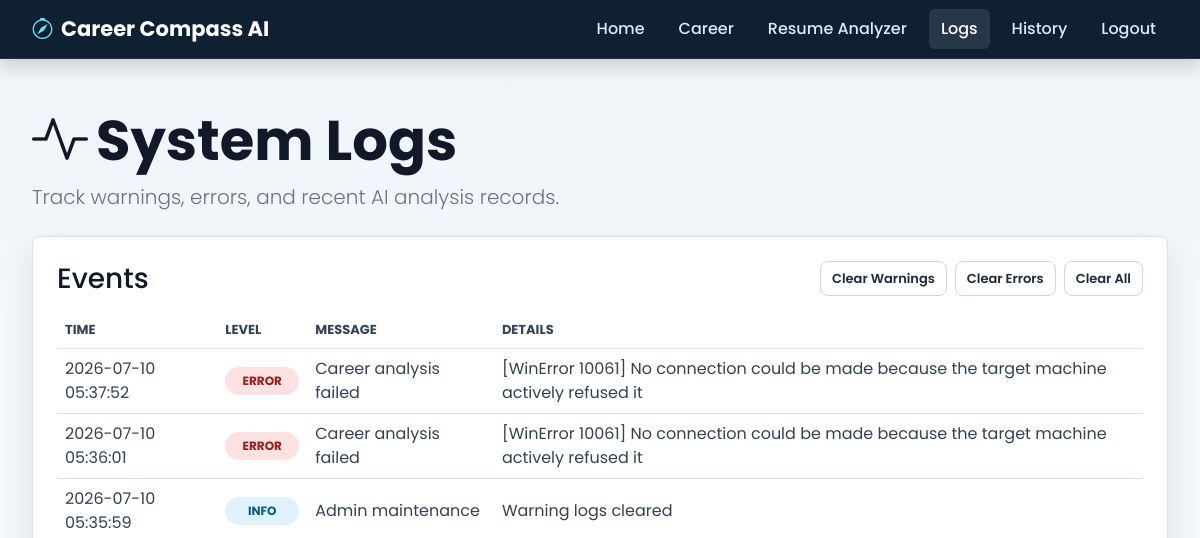
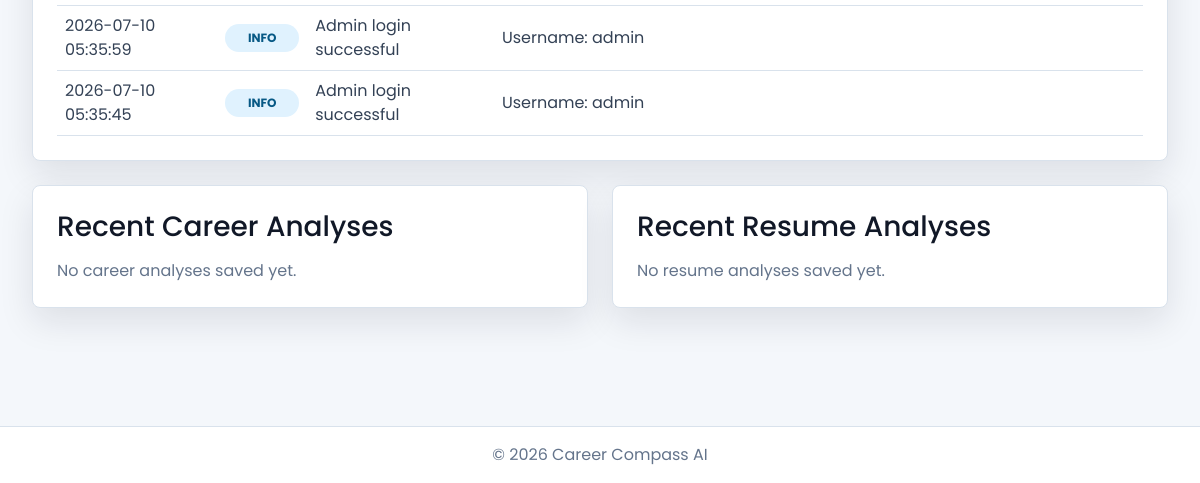
/admin/logs (signed in), run on an earlier commit of the app's database (2 pictures, top to bottom).
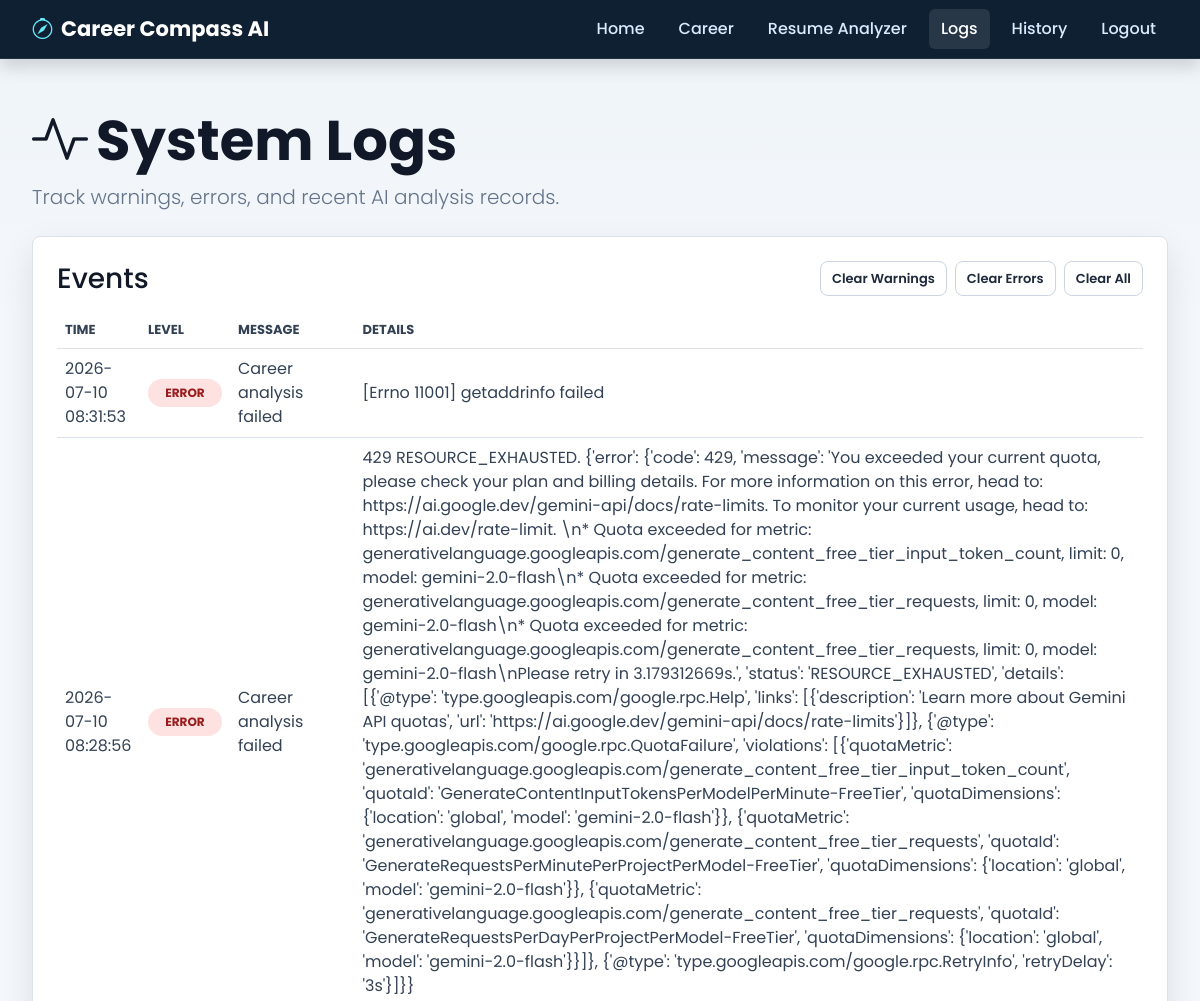
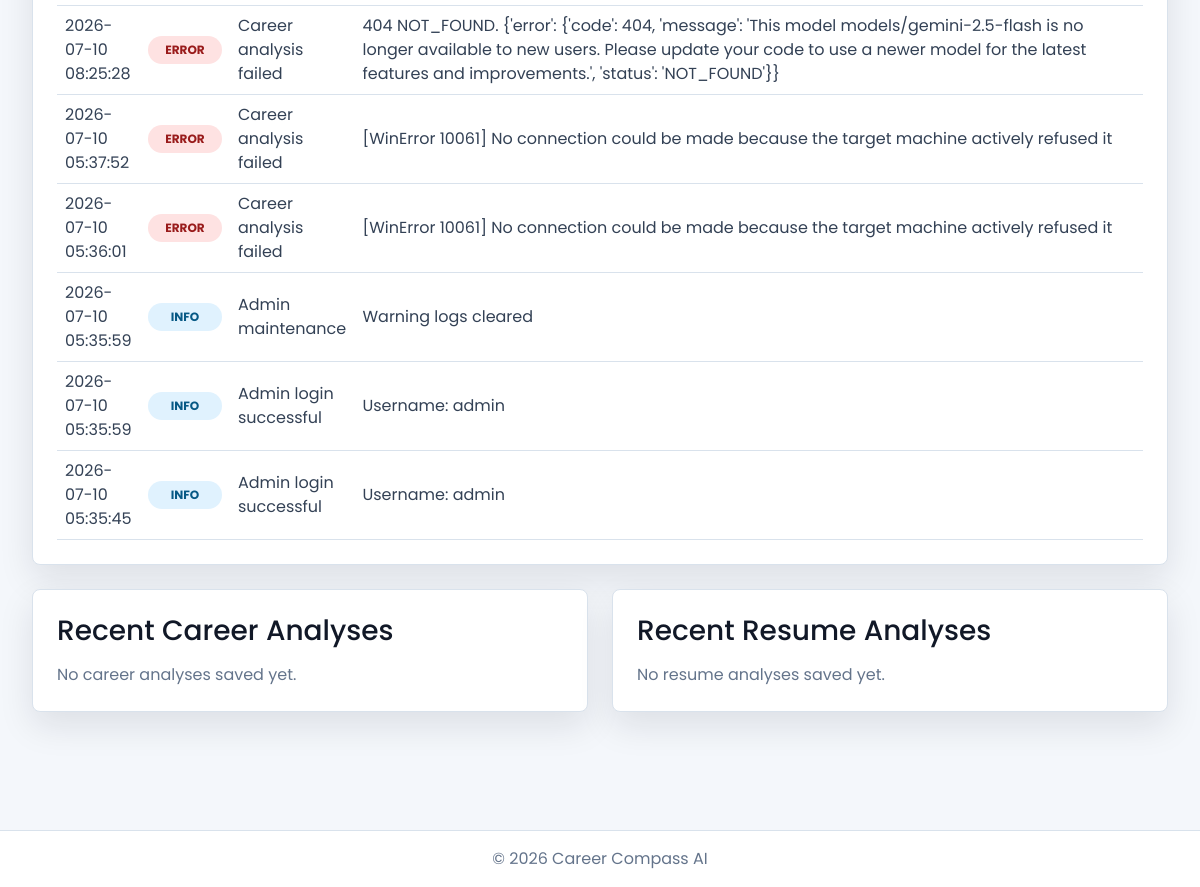
And on a later commit of the database (2 pictures, top to bottom).
### tables this page shows
CREATE TABLE app_events (
                id INTEGER PRIMARY KEY AUTOINCREMENT,
                level TEXT NOT NULL,
                message TEXT NOT NULL,
                details TEXT,
                created_at TEXT NOT NULL
            );

### app.py (the view)
@app.route("/admin/logs")
@admin_required
def admin_logs():
    with get_db_connection() as connection:
        events = connection.execute(
            "SELECT * FROM app_events ORDER BY id DESC LIMIT 100"
        ).fetchall()
        career_analyses = connection.execute(
            "SELECT * FROM career_analyses ORDER BY id DESC LIMIT 20"
        ).fetchall()
        resume_analyses = connection.execute(
            "SELECT * FROM resume_analyses ORDER BY id DESC LIMIT 20"
        ).fetchall()
    return render_template(
        "admin_logs.html",
        events=events,
        career_analyses=career_analyses,
        resume_analyses=resume_analyses
    )

### app.py (called while the page is built)
def admin_required(view):
    @wraps(view)
    def wrapped_view(*args, **kwargs):
        if not session.get("admin_logged_in"):
            return redirect(url_for("admin_login", next=request.path))
        return view(*args, **kwargs)
    return wrapped_view

def get_db_connection():
    connection = sqlite3.connect(DATABASE_PATH)
    connection.row_factory = sqlite3.Row
    return connection

### templates/admin_logs.html (shortened to what this page needs)
<!DOCTYPE html>
<html lang="en">
<head>
    <link href="https://cdn.jsdelivr.net/npm/bootstrap@5.3.7/dist/css/bootstrap.min.css" rel="stylesheet">
    <link rel="stylesheet" href="https://cdn.jsdelivr.net/npm/bootstrap-icons@1.11.3/font/bootstrap-icons.min.css">
    <link rel="stylesheet" href="{{ url_for('static', filename='css/style.css') }}">
</head>
<body>
<nav class="navbar navbar-expand-lg navbar-dark bg-dark shadow">
    <div class="container">
        <a class="navbar-brand fw-bold" href="/">
            <i class="bi bi-compass me-2"></i>Career Compass AI
        </a>
        <div class="navbar-nav ms-auto">
            <a class="nav-link" href="/">Home</a>
            <a class="nav-link" href="/career">Career</a>
            <a class="nav-link" href="/summarizer">Resume Analyzer</a>
            <a class="nav-link active" href="/admin/logs">Logs</a>
            <a class="nav-link" href="/history">History</a>
            <a class="nav-link" href="/admin/logout">Logout</a>
        </div>
    </div>
</nav>
<main class="container py-5">
    <div class="mb-4">
        <h1 class="display-4 fw-bold">
            <i class="bi bi-activity me-2"></i>System Logs
        </h1>
        <p class="lead">Track warnings, errors, and recent AI analysis records.</p>
    </div>
    <div class="card p-4 mb-4">
        <div class="d-flex flex-wrap align-items-center justify-content-between gap-3 mb-3">
            <h3 class="mb-0">Events</h3>
            <div class="d-flex flex-wrap gap-2">
                <form method="POST" action="/admin/logs/clear">
                    <button class="btn btn-outline-light btn-sm" type="submit">Clear Warnings</button>
                </form>
                <form method="POST" action="/admin/logs/clear">
                    <button class="btn btn-outline-light btn-sm" type="submit">Clear Errors</button>
                </form>
                <form method="POST" action="/admin/logs/clear">
                    <button class="btn btn-outline-light btn-sm" type="submit">Clear All</button>
                </form>
            </div>
        </div>
        <div class="table-responsive">
            <table class="table align-middle">
                <thead>
                    <tr>
                        <th>Time</th>
                        <th>Level</th>
                        <th>Message</th>
                        <th>Details</th>
                    </tr>
                </thead>
                <tbody>
                    {% for event in events %}
                    <tr>
                        <td>{{ event.created_at }}</td>
                        <td>
                            <span class="log-badge log-{{ event.level }}">{{ event.level }}</span>
                        </td>
                        <td>{{ event.message }}</td>
                        <td>{{ event.details }}</td>
                    </tr>
                    {% else %}
                    <tr>
                        <td colspan="4" class="text-center text-light">No events recorded yet.</td>
                    </tr>
                    {% endfor %}
                </tbody>
            </table>
        </div>
    </div>
    <div class="row g-4">
        <div class="col-lg-6">
            <div class="card p-4 h-100">
                <h3 class="mb-3">Recent Career Analyses</h3>
                <div class="analysis-list">
                    {% for item in career_analyses %}
                    <div class="analysis-item">
                        <div class="d-flex justify-content-between gap-3">
                            <strong>{{ item.degree }}</strong>
                            <span class="text-light">{{ item.created_at }}</span>
                        </div>
                        <p class="mb-1"><strong>Interests:</strong> {{ item.interest }}</p>
                        <p class="mb-0"><strong>Skills:</strong> {{ item.skills }}</p>
                    </div>
                    {% else %}
                    <p class="text-light mb-0">No career analyses saved yet.</p>
                    {% endfor %}
                </div>
            </div>
        </div>
        <div class="col-lg-6">
            <div class="card p-4 h-100">
                <h3 class="mb-3">Recent Resume Analyses</h3>
                <div class="analysis-list">
                    {% for item in resume_analyses %}
                    <div class="analysis-item">
                        <div class="d-flex justify-content-between gap-3">
                            <strong>{{ item.filename }}</strong>
                            <span class="text-light">{{ item.created_at }}</span>
                        </div>
                        <p class="mb-0">{{ item.summary[:220] }}{% if item.summary|length > 220 %}...{% endif %}</p>
                    </div>
                    {% else %}
                    <p class="text-light mb-0">No resume analyses saved yet.</p>
                    {% endfor %}
                </div>
            </div>
        </div>
    </div>
</main>
<footer class="text-center py-3">
    <p class="text-light">&copy; 2026 Career Compass AI</p>
</footer>
</body>
</html>

### static/css/style.css (style rules this page uses)
:root { --page: #f4f7fb; --surface: #ffffff; --surface-muted: #eef4f8; --ink: #111827; --muted: #64748b; --line: #d9e2ec; --nav: #102033; --primary: #2563eb; --primary-dark: #1d4ed8; --accent: #0f766e; --warning: #b45309; --shadow: 0 14px 35px rgba(15, 23, 42, .10); }
* { box-sizing: border-box; }
html { scroll-behavior: smooth; }
body { min-height: 100vh; margin: 0; color: var(--ink); background: linear-gradient(180deg, #eef4f8 0, var(--page) 310px), var(--page); font-family: "Poppins", "Segoe UI", Arial, sans-serif; }
.container { max-width: 1160px; }
.navbar { background: var(--nav) !important; border-bottom: 1px solid rgba(255, 255, 255, .08); box-shadow: 0 8px 24px rgba(15, 23, 42, .14); }
.navbar-brand { display: inline-flex; align-items: center; font-size: 21px; font-weight: 700; letter-spacing: 0; }
.navbar-brand i { color: #67e8f9; }
.nav-link { color: #dbeafe !important; margin-left: 10px; border-radius: 6px; font-weight: 500; padding: 8px 12px !important; }
.nav-link:hover, .nav-link.active { color: #ffffff !important; background: rgba(255, 255, 255, .10); }
main.container { min-height: calc(100vh - 170px); }
.card { background: var(--surface) !important; color: var(--ink) !important; border: 1px solid var(--line); border-radius: 8px; box-shadow: var(--shadow); overflow: hidden; }
.card h4, .card h5, .card p { color: inherit; }
.card p, .lead { color: var(--muted); }
.btn { border-radius: 8px; font-weight: 600; padding: 11px 20px; transition: background-color .2s, border-color .2s, box-shadow .2s, transform .2s; }
.btn-outline-light { color: #1e293b; background: #ffffff; border-color: #cbd5e1; }
.table { margin-bottom: 0; }
.table th { color: #334155; font-size: 13px; text-transform: uppercase; }
.table td { color: #334155; border-color: var(--line); }
.log-badge { display: inline-flex; align-items: center; min-width: 74px; justify-content: center; padding: 5px 8px; border-radius: 999px; font-size: 12px; font-weight: 700; text-transform: uppercase; }
.log-info { color: #075985; background: #e0f2fe; }
.log-error { color: #991b1b; background: #fee2e2; }
.analysis-list { display: grid; gap: 12px; }
.btn-sm { padding: 7px 11px; font-size: 13px; }
.display-3, .display-4 { color: var(--ink); font-weight: 800; letter-spacing: 0; }
.text-light { color: var(--muted) !important; }
footer { margin-top: 70px; padding: 24px; color: var(--muted); background: #ffffff; border-top: 1px solid var(--line); }
footer p { margin-bottom: 0; }

What changed in the data, as far as the page shows it:
added app_events: created_at "2026-07-10 08:31:53", level "ERROR", message "Career analysis failed", details "[Errno 11001] getaddrinfo failed"
added app_events: created_at "2026-07-10 08:28:56", level "ERROR", message "Career analysis failed", details "429 RESOURCE_EXHAUSTED. {'error': {'code': 429, 'message': 'You exceeded your current quota, please check your plan and billing details. For more information on this error, head to: https://ai.google.dev/gemini-api/docs/rate-limits. To monitor your current usage, head to: https://ai.dev/rate-limit. \\n* Quota exceeded for metric: generativelanguage.googleapis.com/generate_content_free_tier_input_token_count, limit: 0, model: gemini-2.0-flash\\n* Quota exceeded for metric: generativelanguage.googleapis.com/generate_content_free_tier_requests, limit: 0, model: gemini-2.0-flash\\n* Quota exceeded for metric: generativelanguage.googleapis.com/generate_content_free_tier_requests, limit: 0, model:…"
added app_events: created_at "2026-07-10 08:25:28", level "ERROR", message "Career analysis failed", details "404 NOT_FOUND. {'error': {'code': 404, 'message': 'This model models/gemini-2.5-flash is no longer available to new users. Please update your code to use a newer model for the latest features and improvements.', 'status': 'NOT_FOUND'}}"
